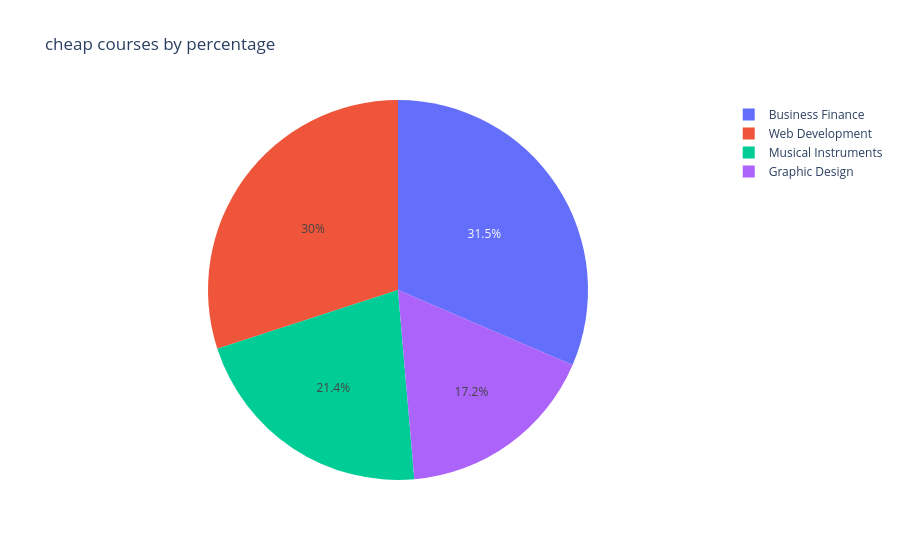

Source (notebook cell):
### Code cell
px.pie(data_frame=price_summary,names='subject',values='cheap_course_count',title='cheap courses by percentage')

### Figure 1 — Plotly figure (JSON) as saved in the notebook; plotly's stock layout.template omitted (floating-point values rounded to 4 significant figures)
{"data": [{"domain": {"x": [0, 1], "y": [0, 1]}, "hovertemplate": "subject=%{label}<br>cheap_course_count=%{value}<extra></extra>", "labels": ["Business Finance", "Graphic Design", "Musical Instruments", "Web Development"], "legendgroup": "", "name": "", "showlegend": true, "type": "pie", "values": [929, 507, 631, 886]}], "layout": {"legend": {"tracegroupgap": 0}, "title": {"text": "cheap courses by percentage"}}}
